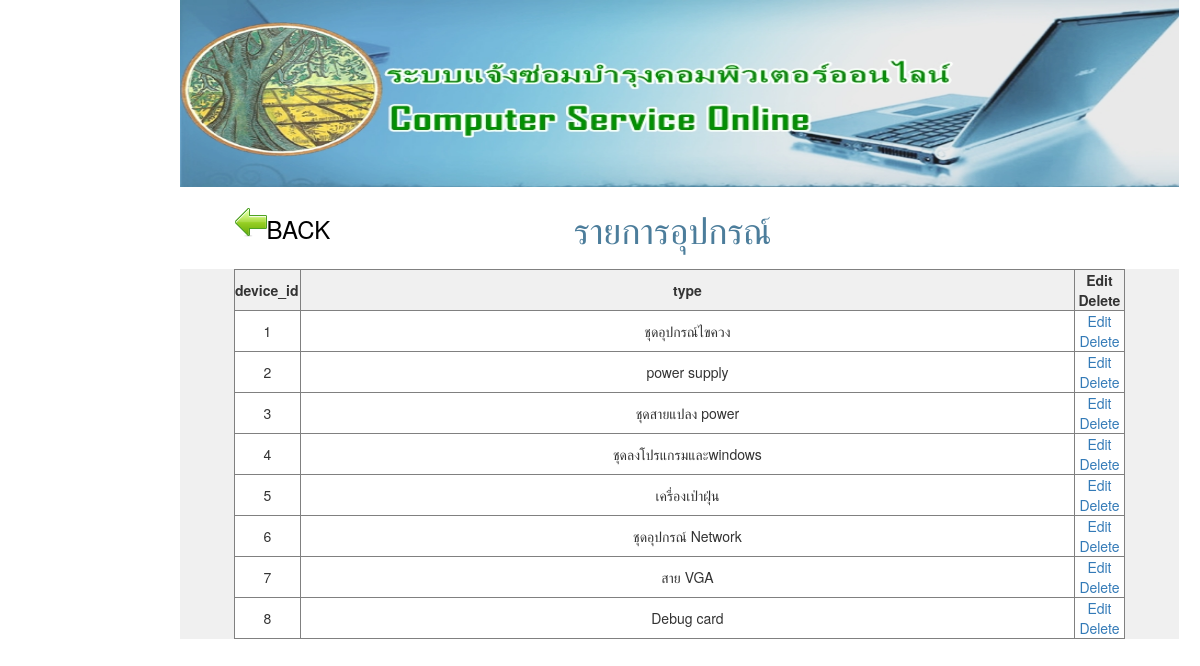
/Technic/Todevice.php (signed in), run on the app's committed database.
### tables this page shows
CREATE TABLE `device_db` (
  `device_id` int(11) NOT NULL auto_increment,
  `type` varchar(100) NOT NULL,
  PRIMARY KEY  (`device_id`)
);

### helper_func.php (called while the page is built)
<?
function site_url($str=""){
return "http://localhost/comservice/".$str;
}
?>

### model/core_model.php (called while the page is built, shortened)
<?php
	class Core_model{
		public function __construct(){
			include("db.php");
			$this->db=$dbh;
		}
		public $active_record="SELECT ";
		public $active_select="";
		public $active_from=" FROM ";
		public $active_where=" WHERE ";
		public $where_flag=false;
		public $active_where_array = array();
		public $active_limit="";
		public $active_order=" ORDER BY ";
		public $order_flag=false;
		public function where($column,$value,$operation="="){
			$this->active_where.="$column ".$operation." ? AND ";
			$this->active_where_array[]=$value;
			$this->where_flag=true;
		}
		public function order_by($column,$type="asc"){
			$this->active_order.="".$column." ".$type.",";
			$this->order_flag=true;
		}
		public function get($table){
			$result = new stdClass();
			$result->result = array();
			$result->rowCount=0;
			if ($this->active_select=="") {
				$this->active_record.="* ";
			}else{
				$this->active_record.=$this->active_select;
			}
			$this->active_record.=$this->active_from.$table;
			if ($this->where_flag) {
				$this->active_record.=substr($this->active_where, 0, -4);
			}
			if ($this->order_flag) {
				$this->active_record.=substr($this->active_order, 0, -1);
			}
			$this->active_record.=$this->active_limit;
			$tmp_record=$this->active_record;
			try{
				$stm=$this->db->prepare($this->active_record);
				foreach ($this->active_where_array as $key => $value) {
					$stm->bindValue(($key+1), $value);
				}
				$stm->execute();
				$result->result = $stm->fetchAll(PDO::FETCH_ASSOC);
				$result->rowCount=$stm->rowCount();
			}catch(PDOException $ex){
					echo $ex->getMessage().'<br>';
					echo $tmp_record;
				}
			return $result;
		}
		public function reset_active_record(){
			$this->active_record="SELECT ";
			$this->active_select="";
			$this->active_from=" FROM ";
			$this->active_where=" WHERE ";
			$this->where_flag=false;
			$this->active_where_array = array();
			$this->active_limit="";
			$this->active_order=" ORDER BY ";
			$this->order_flag=false;
		}
	}
?>

### model/m_device.php (called while the page is built, shortened)
<?php
	require_once("core_model.php");
	class M_device extends Core_model{
		public function get_all_device(){
			$result=$this->get("device_db");
			return $result;
		}
	}
?>

### Technic/Todevice.php (the view, shortened to what this page needs)
<? include('meta_technic.php');
require_once("../model/m_device.php");
$m_device = new M_device;
  ?>
    <?
$device_db = $m_device->get_all_device();
?>
    <tr align="center">
      <td>
        <table width="200" border="0" align="center">
          <tbody>
            <tr>
              <td height="40" align="center" valign="top" bgcolor="#FFFFFF">
                <table width="890" border="0">
                  <tbody>
                    <tr>
                      <td width="3%"><a href="<?=site_url()?>Technic/techniclogin.php">
                        <input type="image" name="imageField" id="imageField" src="<?=site_url()?>Image/icon left bar/Back.png">
                      </a></td>
                      <td width="20%" height="43" style="color: #000000"><h3>BACK </h3></td>
                      <td width="52%" align="center"><span style="color: #4C7D9B">
                      <h1>รายการอุปกรณ์</h1></span></td>
                      <td width="25%"><table width="200" border="0">
                        <tbody>
                            <tr>
                              <td width="13%">&nbsp;</td>
                              <td width="63%">&nbsp;</td>
                              <td width="24%">&nbsp;</td>
                            </tr>
                        </tbody>
                        </table></td>
                    </tr>
                  </tbody>
              </table></td>
            </tr> </tbody></table>
        <div id="tarang">
          <form name="frmMain" method="post" action="<?php $_SERVER["PHP_SELF"];?>">
            <table width="891" border="1" align="center">
              <tr>
                <th width="63">device_id</th>
                <th width="757"> <div align="center">type </div></th>
                <th width="49"> <div align="center">Edit Delete </div></th>
              </tr>
 <?
foreach ($device_db->result as $key => $objResult)
{
	 if (isset($_POST['device_id'])&&$_POST['device_id']==$objResult["device_id"]) {
?>
              <tr>
         		<td><? echo $objResult["device_id"];?></td>
                <td><input type="text" id="type_inp" value="<? echo $objResult["type"];?>"></td>
                <
              <td> <a href="javascript:save_row('<?=$objResult["device_id"]?>');">Update</a><br><a href="">Cancel</a></td>
              </tr>
   <?
  }else{
  ?>
        <tr bgcolor="#FFFFFF" align="center">
          <td><? echo $objResult["device_id"];?></td>
          <td width="757"><? echo $objResult["type"];?></td>
          <td width="49">
               <a href="javascript:edit_row('<?=$objResult["device_id"]?>');">Edit</a><br><a href="javascript:del_row('<?=$objResult["device_id"]?>');">Delete</a>
			</td>
        </tr>
      <? }}?>
        </table></div>
     </td>
    </tr>
</table>
</body>
</html>

### css/login.css (style rules this page uses)
* { margin:0;padding:0; }
body { background-image: url(); background-repeat: repeat-x; background-attachment:fixed; background-color: #FFFFFF; position: absolute; left: 15%; }
form { background:#f0f0f0; }

### Technic/meta_technic.php (style rules this page uses)
body { background-color: #FFFFFF; background-image: url(Image/images %20(1).jpg); background-image: url(Image/white-wallpaper-18.jpg); }

### data on the page
device_db: device_id "1", type "ชุดอุปกรณ์ไขควง"
device_db: device_id "2", type "power supply"
device_db: device_id "3", type "ชุดสายแปลง power"
device_db: device_id "4", type "ชุดลงโปรแกรมและwindows"
device_db: device_id "5", type "เครื่องเป่าฝุ่น"
device_db: device_id "6", type "ชุดอุปกรณ์ Network"
device_db: device_id "7", type "สาย VGA"
device_db: device_id "8", type "Debug card"
